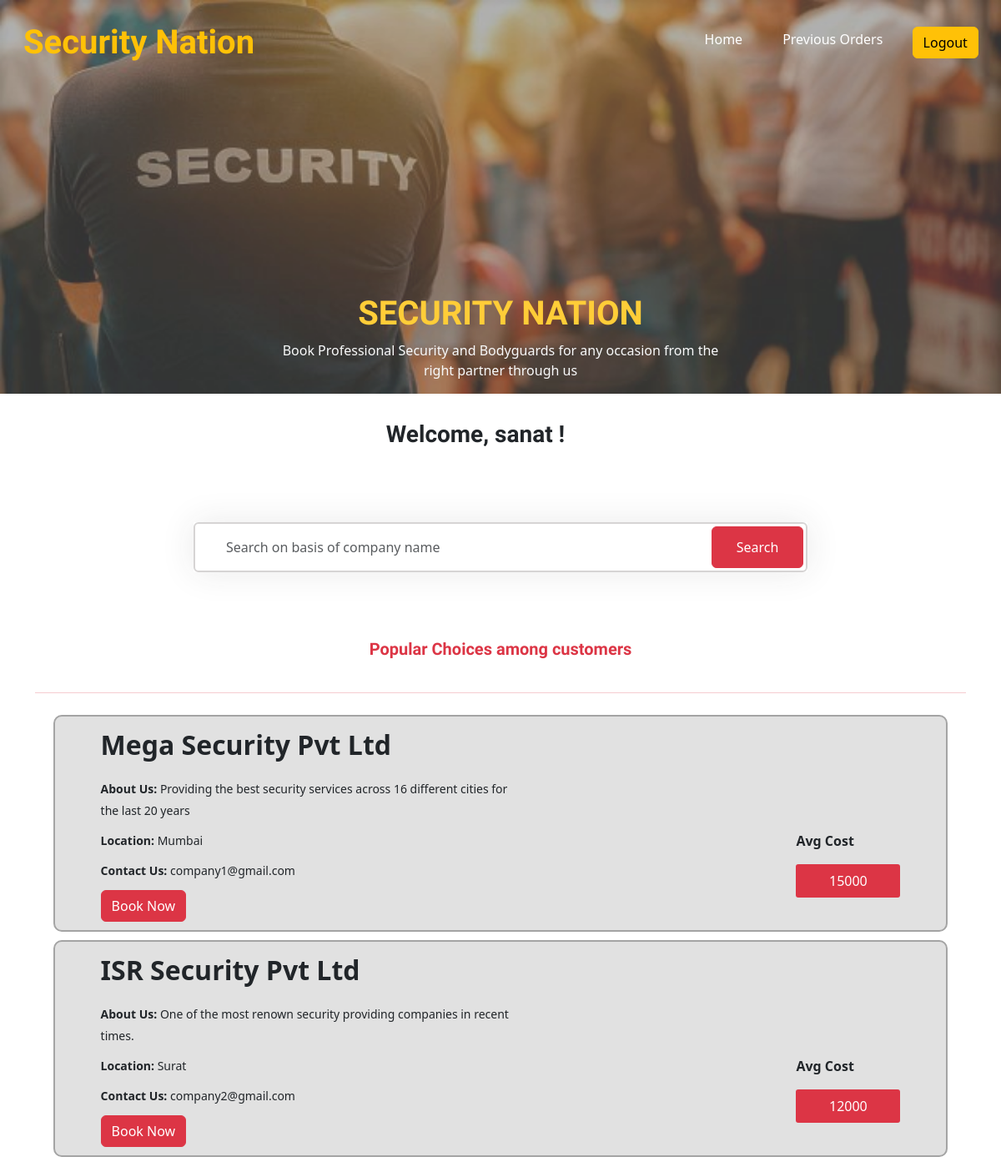
/website/userdash (signed in), run on the app's committed database.
### website/models.py (models this page shows)
class company(models.Model):
    user = models.ForeignKey(User,on_delete=models.CASCADE,null=True)
    id = models.AutoField(primary_key=True)
    cemail = models.CharField(max_length=30 , null=True)
    cname = models.CharField(max_length=30 , null=True)
    ccontact = models.CharField(max_length=30 , null=True)
    cgstin = models.CharField(max_length=30 , null=True)
    ccity = models.CharField(max_length=30 , null=True)
    cstate = models.CharField(max_length=30 , null=True)
    czip = models.CharField(max_length=30 , null=True)
    ccost=models.IntegerField(null=True)
    cdis = models.CharField(max_length=300 , null=True)
    cimage = models.ImageField(null=True, blank=True, upload_to="images/")
    comp=models.BooleanField(default= True,null=True)

### website/views.py (the view)
# urls.py: path('userdash',views.userdash,name='userdash'),
def userdash(request):
    companies=company.objects.all()
    return render(request,'website/userdash.html',{'companies':companies})

### website/templates/website/userdash.html (shortened to what this page needs)
<!DOCTYPE html>
{% load static %}
<html lang="en">
<head>
    <link href="https://cdn.jsdelivr.net/npm/bootstrap@5.3.0-alpha3/dist/css/bootstrap.min.css" rel="stylesheet">
</head>
<body>
    <nav class="navbar fixed-top navbar-expand-lg navbar-dark p-md-3">
        <div class="container">
            <a href="/website/userdash" class="navbar-brand sizet">Security Nation</a>
        </div>
        <div class="collapse navbar-collapse" id="navbarNav">
            <ul class="navbar-nav">
                <li class="nav-item margint">
                    <a href="#" class="nav-link text-white">Home</a>
                </li>
                <li class="nav-item margint">
                    <a href="{% url 'userpastorders' 0 %}" class="nav-link text-white">Previous Orders</a>
                </li>
                <form method="post" action="{% url 'logout' %}">
                    <li class="nav-item marginb">
                        <button type="submit" class="btn btn-warning">Logout</button>
                    </li>
                </form>
            </ul>
        </div>
    </nav>
    <div class="banner-image w-100 vh-80 d-flex justify-content-center align-item-center">
        <div class="content text-center">
            <h1 class="text-warning fonts">SECURITY NATION</h1>
            <p class="text-light" id="padd">Book Professional Security and Bodyguards for any occasion from the right partner through us</p>
        </div>
    </div>
    <div class="container margg d-flex flex-direction-column justify-content-center p">
        <h3 class="white fonts-popular-searches">Welcome, {{ user.username }} !</h3>
    </div>
    <div class="container">
        <div class="row my-5 d-flex justify-content-center align-items-center">
            <div class="col-md-8 margg">
                <div class="search">
                    <input type="text" class="form-control" id="search-input" placeholder="Search on basis of company name">
                    <button class="btn btn-danger" id="search-btn">Search</button>
                </div>
            </div>
        </div>
    <div class="container margg d-flex flex-direction-column justify-content-center">
        <h5 class="redd fonts-popular-searches">Popular Choices among customers</h5>
    </div>
    <hr class="redd">
    <div class="container my-7 d-grid gap-5 ">
        <div id="search-results">
            {% for company in companies %}
            <div class="view_item" style="display: flex; justify-content: space-between; padding-left: 5%; padding-right: 5%;">
                <div class="vi_right">
                    <p class="title2">{{ company.cname }}</p>
                    <p class="content"><strong>About Us:</strong> {{ company.cdis }}</p>
                    <p class="content"><strong>Location:</strong> {{ company.ccity }}</p>
                    <p class="content"><strong>Contact Us:</strong> {{ company.cemail }}</p>
                    <a href="{% url 'booking' company.id %}">
                        <button type="button" class="btn btn-danger">Book Now</button>
                    </a>
                </div>
                <div class="vi_cost" style="padding-left: 50%;padding-top: 12%;">
                    <p class="title">Avg Cost</p>
                    <p class="btn2">{{ company.ccost }}</p>
                </div>
            </div>
            {% endfor %}
        </div>
        </div>
    </div>
</body>
</html>

### data on the page
company: cname "Mega Security Pvt Ltd", cdis "Providing the best security services across 16 different cities for the last 20 years", ccity "Mumbai", cemail "company1@gmail.com", ccost "15000"
company: cname "ISR Security Pvt Ltd", cdis "One of the most renown security providing companies in recent times.", ccity "Surat", cemail "company2@gmail.com", ccost "12000"

### other printed values
{{ user.username }} "sanat"
